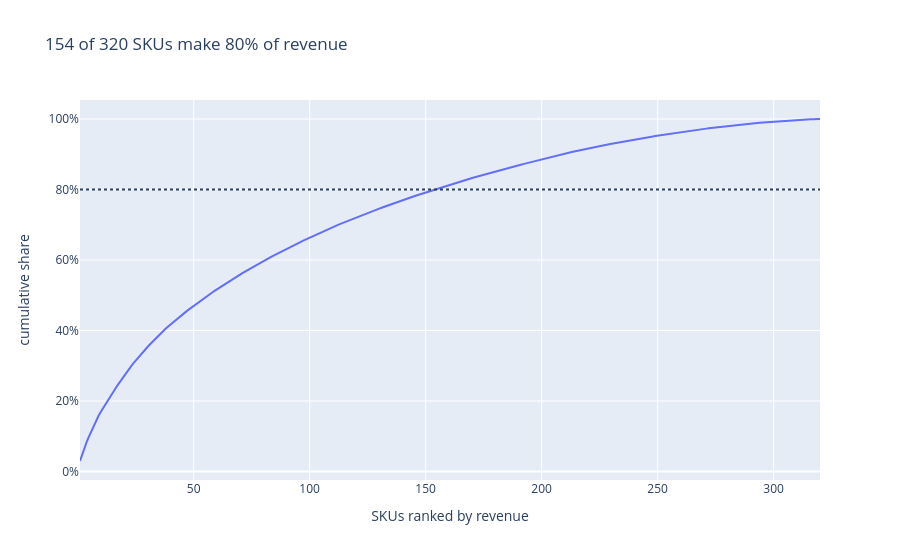

Here is the notebook cell this chart was saved with:
### Markdown cell above
## Concentration — how many SKUs make 80% of revenue?

### Code cell
sku = df.groupby("sku").revenue.sum().sort_values(ascending=False)
cum = (sku.cumsum() / total).reset_index(drop=True)
n80 = int((cum < 0.8).sum()) + 1
fig = px.line(x=cum.index + 1, y=cum.values, labels={"x": "SKUs ranked by revenue", "y": "cumulative share"},
              title=f"{n80} of {len(sku)} SKUs make 80% of revenue")
fig.add_hline(y=0.8, line_dash="dot").update_yaxes(tickformat=".0%")

### Figure 1 — Plotly figure (JSON) as saved in the notebook; plotly's stock layout.template omitted (floating-point values rounded to 4 significant figures; data arrays with more than 128 entries replaced by an {"elided": "..."} marker saying what was removed)
{"data": [{"hovertemplate": "SKUs ranked by revenue=%{x}<br>cumulative share=%{y}<extra></extra>", "legendgroup": "", "line": {"color": "#636efa", "dash": "solid"}, "marker": {"symbol": "circle"}, "mode": "lines", "name": "", "orientation": "v", "showlegend": false, "type": "scatter", "x": {"elided": "320 int values"}, "xaxis": "x", "y": {"elided": "320 float values"}, "yaxis": "y"}], "layout": {"legend": {"tracegroupgap": 0}, "shapes": [{"line": {"dash": "dot"}, "type": "line", "x0": 0, "x1": 1, "xref": "x domain", "y0": 0.8, "y1": 0.8, "yref": "y"}], "title": {"text": "154 of 320 SKUs make 80% of revenue"}, "xaxis": {"anchor": "y", "domain": [0.0, 1.0], "title": {"text": "SKUs ranked by revenue"}}, "yaxis": {"anchor": "x", "domain": [0.0, 1.0], "tickformat": ".0%", "title": {"text": "cumulative share"}}}}
